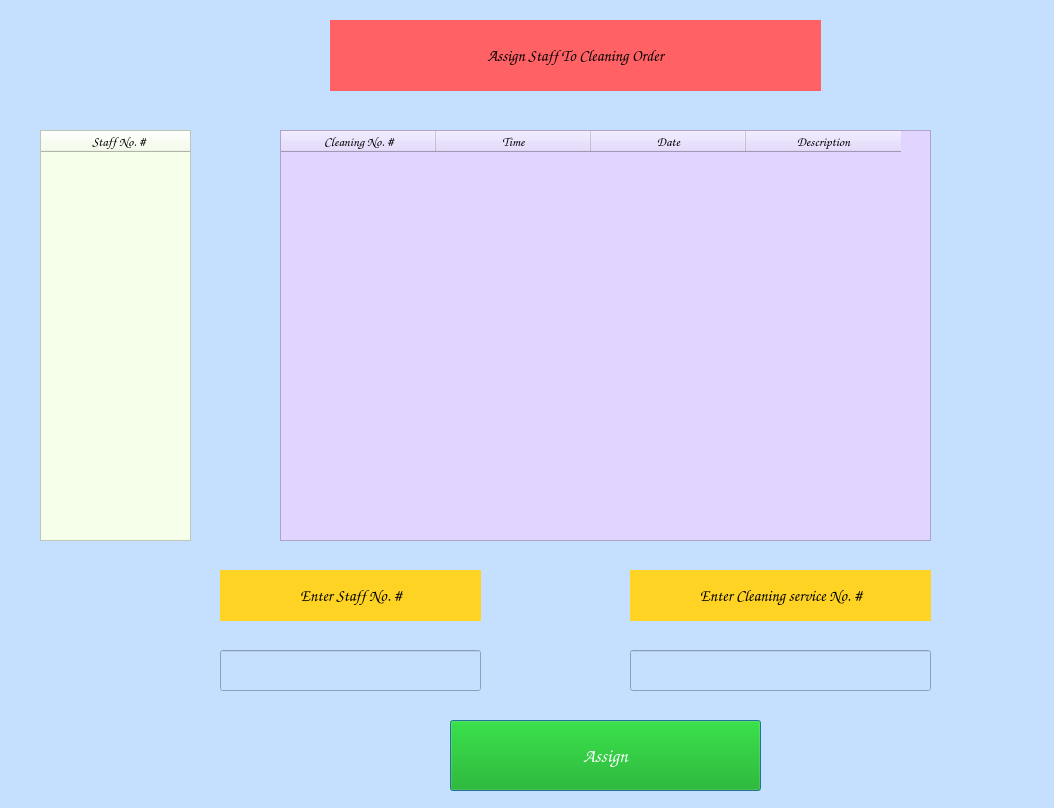
<?xml version="1.0" encoding="UTF-8"?>
<ui version="4.0">
 <class>cleaning_service_assign_window</class>
 <widget class="QDialog" name="cleaning_service_assign_window">
  <property name="geometry">
   <rect>
    <x>0</x>
    <y>0</y>
    <width>1054</width>
    <height>808</height>
   </rect>
  </property>
  <property name="cursor">
   <cursorShape>OpenHandCursor</cursorShape>
  </property>
  <property name="windowTitle">
   <string>Assign Housekeeper</string>
  </property>
  <property name="styleSheet">
   <string notr="true">background-color: rgb(197, 223, 255);</string>
  </property>
  <widget class="QLabel" name="cleaning_service_assign_Header_L">
   <property name="geometry">
    <rect>
     <x>330</x>
     <y>20</y>
     <width>491</width>
     <height>71</height>
    </rect>
   </property>
   <property name="font">
    <font>
     <family>Comic Sans MS</family>
     <pointsize>12</pointsize>
     <weight>75</weight>
     <bold>true</bold>
    </font>
   </property>
   <property name="cursor">
    <cursorShape>PointingHandCursor</cursorShape>
   </property>
   <property name="styleSheet">
    <string notr="true">background-color: rgb(255, 97, 100);</string>
   </property>
   <property name="text">
    <string>Assign Staff To Cleaning Order</string>
   </property>
   <property name="alignment">
    <set>Qt::AlignCenter</set>
   </property>
   <property name="margin">
    <number>1</number>
   </property>
  </widget>
  <widget class="QPushButton" name="cleaning_service_assign_PB">
   <property name="geometry">
    <rect>
     <x>450</x>
     <y>720</y>
     <width>311</width>
     <height>71</height>
    </rect>
   </property>
   <property name="font">
    <font>
     <family>Comic Sans MS</family>
     <pointsize>14</pointsize>
     <weight>75</weight>
     <bold>true</bold>
    </font>
   </property>
   <property name="cursor">
    <cursorShape>PointingHandCursor</cursorShape>
   </property>
   <property name="styleSheet">
    <string notr="true">background-color: rgb(0, 170, 0);
color: rgb(255, 255, 255);</string>
   </property>
   <property name="text">
    <string>Assign</string>
   </property>
  </widget>
  <widget class="QLineEdit" name="cleaning_service_assign_staff_id_LE">
   <property name="geometry">
    <rect>
     <x>220</x>
     <y>650</y>
     <width>261</width>
     <height>41</height>
    </rect>
   </property>
   <property name="font">
    <font>
     <family>Comic Sans MS</family>
     <pointsize>12</pointsize>
     <weight>75</weight>
     <bold>true</bold>
    </font>
   </property>
   <property name="cursor">
    <cursorShape>PointingHandCursor</cursorShape>
   </property>
  </widget>
  <widget class="QLabel" name="cleaning_service_assign_staff_id_L">
   <property name="geometry">
    <rect>
     <x>220</x>
     <y>570</y>
     <width>261</width>
     <height>51</height>
    </rect>
   </property>
   <property name="font">
    <font>
     <family>Comic Sans MS</family>
     <pointsize>12</pointsize>
     <weight>75</weight>
     <bold>true</bold>
    </font>
   </property>
   <property name="cursor">
    <cursorShape>ClosedHandCursor</cursorShape>
   </property>
   <property name="styleSheet">
    <string notr="true">background-color: rgb(255, 211, 35);</string>
   </property>
   <property name="text">
    <string>Enter Staff No. #</string>
   </property>
   <property name="alignment">
    <set>Qt::AlignCenter</set>
   </property>
   <property name="margin">
    <number>1</number>
   </property>
  </widget>
  <widget class="QLabel" name="cleaning_service_assign_cleaning_id_L">
   <property name="geometry">
    <rect>
     <x>630</x>
     <y>570</y>
     <width>301</width>
     <height>51</height>
    </rect>
   </property>
   <property name="font">
    <font>
     <family>Comic Sans MS</family>
     <pointsize>12</pointsize>
     <weight>75</weight>
     <bold>true</bold>
    </font>
   </property>
   <property name="cursor">
    <cursorShape>ClosedHandCursor</cursorShape>
   </property>
   <property name="styleSheet">
    <string notr="true">background-color: rgb(255, 211, 35);</string>
   </property>
   <property name="text">
    <string>Enter Cleaning service No. #</string>
   </property>
   <property name="alignment">
    <set>Qt::AlignCenter</set>
   </property>
   <property name="margin">
    <number>1</number>
   </property>
  </widget>
  <widget class="QLineEdit" name="cleaning_service_assign_cleaning_id_LE">
   <property name="geometry">
    <rect>
     <x>630</x>
     <y>650</y>
     <width>301</width>
     <height>41</height>
    </rect>
   </property>
   <property name="font">
    <font>
     <family>Comic Sans MS</family>
     <pointsize>12</pointsize>
     <weight>75</weight>
     <bold>true</bold>
    </font>
   </property>
   <property name="cursor">
    <cursorShape>PointingHandCursor</cursorShape>
   </property>
  </widget>
  <widget class="QTableWidget" name="cleaning_service_assign_TableWidget">
   <property name="geometry">
    <rect>
     <x>280</x>
     <y>130</y>
     <width>651</width>
     <height>411</height>
    </rect>
   </property>
   <property name="cursor" stdset="0">
    <cursorShape>PointingHandCursor</cursorShape>
   </property>
   <property name="styleSheet">
    <string notr="true">background-color: rgb(225, 212, 255);</string>
   </property>
   <attribute name="horizontalHeaderDefaultSectionSize">
    <number>155</number>
   </attribute>
   <column>
    <property name="text">
     <string>Cleaning No. #</string>
    </property>
    <property name="font">
     <font>
      <family>Comic Sans MS</family>
      <pointsize>10</pointsize>
      <weight>75</weight>
      <bold>true</bold>
     </font>
    </property>
    <property name="textAlignment">
     <set>AlignCenter</set>
    </property>
    <property name="background">
     <color>
      <red>120</red>
      <green>105</green>
      <blue>110</blue>
     </color>
    </property>
    <property name="foreground">
     <brush brushstyle="SolidPattern">
      <color alpha="255">
       <red>0</red>
       <green>0</green>
       <blue>0</blue>
      </color>
     </brush>
    </property>
   </column>
   <column>
    <property name="text">
     <string>Time</string>
    </property>
    <property name="font">
     <font>
      <family>Comic Sans MS</family>
      <pointsize>10</pointsize>
      <weight>75</weight>
      <bold>true</bold>
     </font>
    </property>
    <property name="textAlignment">
     <set>AlignCenter</set>
    </property>
   </column>
   <column>
    <property name="text">
     <string>Date</string>
    </property>
    <property name="font">
     <font>
      <family>Comic Sans MS</family>
      <pointsize>10</pointsize>
      <weight>75</weight>
      <bold>true</bold>
     </font>
    </property>
    <property name="textAlignment">
     <set>AlignCenter</set>
    </property>
   </column>
   <column>
    <property name="text">
     <string>Description</string>
    </property>
    <property name="font">
     <font>
      <family>Comic Sans MS</family>
      <pointsize>10</pointsize>
      <weight>75</weight>
      <bold>true</bold>
     </font>
    </property>
    <property name="textAlignment">
     <set>AlignCenter</set>
    </property>
   </column>
  </widget>
  <widget class="QTableWidget" name="cleaning_service_assign_TableWidget_2">
   <property name="geometry">
    <rect>
     <x>40</x>
     <y>130</y>
     <width>151</width>
     <height>411</height>
    </rect>
   </property>
   <property name="cursor" stdset="0">
    <cursorShape>PointingHandCursor</cursorShape>
   </property>
   <property name="styleSheet">
    <string notr="true">background-color: rgb(245, 255, 233);</string>
   </property>
   <attribute name="horizontalHeaderDefaultSectionSize">
    <number>155</number>
   </attribute>
   <column>
    <property name="text">
     <string>Staff No. #</string>
    </property>
    <property name="font">
     <font>
      <family>Comic Sans MS</family>
      <pointsize>10</pointsize>
      <weight>75</weight>
      <bold>true</bold>
     </font>
    </property>
    <property name="textAlignment">
     <set>AlignCenter</set>
    </property>
    <property name="background">
     <color>
      <red>120</red>
      <green>105</green>
      <blue>110</blue>
     </color>
    </property>
    <property name="foreground">
     <brush brushstyle="SolidPattern">
      <color alpha="255">
       <red>0</red>
       <green>0</green>
       <blue>0</blue>
      </color>
     </brush>
    </property>
   </column>
  </widget>
 </widget>
 <resources/>
 <connections/>
</ui>
